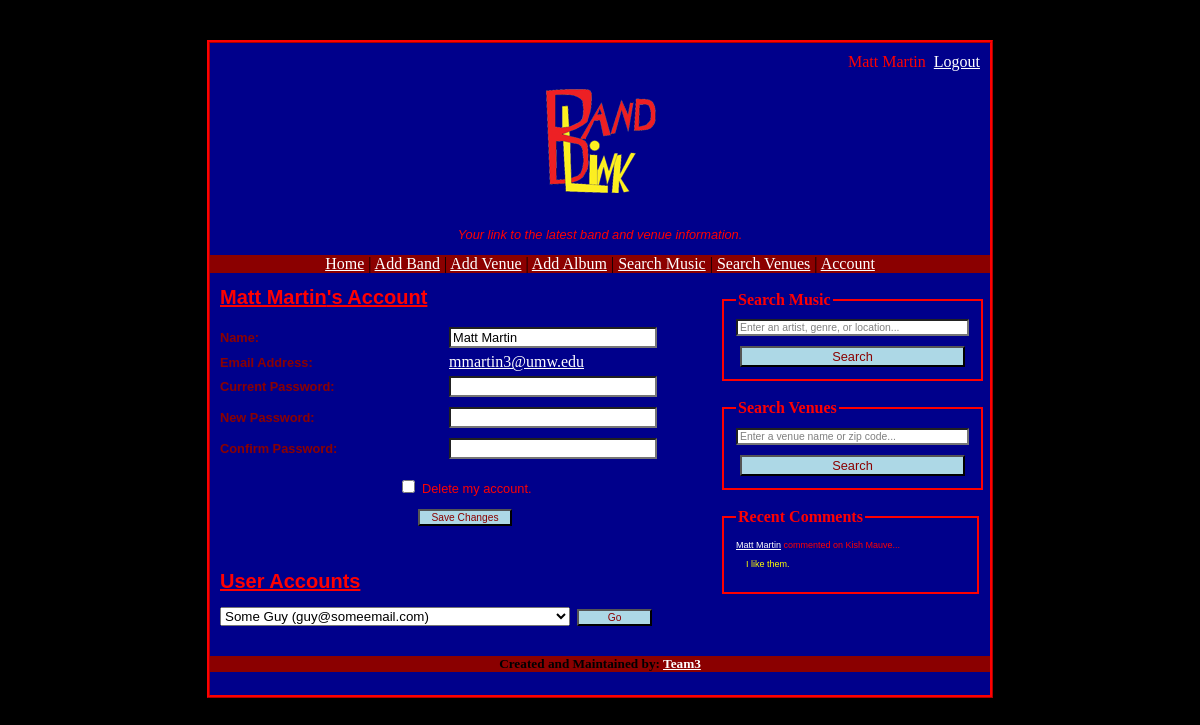
Screenshot of /account.php (signed in) with the database file from the repository.
### tables this page shows
CREATE TABLE IF NOT EXISTS `comments` (
  `id` int(11) NOT NULL AUTO_INCREMENT,
  `comment` blob NOT NULL,
  `date` date NOT NULL,
  `time` time NOT NULL,
  `reply` int(11) NOT NULL,
  `email` varchar(50) NOT NULL,
  `band_id` int(11) NOT NULL,
  `venue_id` int(11) NOT NULL,
  `track_id` int(11) NOT NULL,
  `album_id` int(11) NOT NULL,
  PRIMARY KEY (`id`),
  KEY `email` (`email`),
  KEY `band_id` (`band_id`),
  KEY `venue_id` (`venue_id`),
  KEY `track_id` (`track_id`),
  KEY `album_id` (`album_id`)
);

CREATE TABLE IF NOT EXISTS `users` (
  `name` varchar(40) NOT NULL,
  `email` varchar(50) NOT NULL,
  `password` varchar(100) NOT NULL,
  `admin` tinyint(4) NOT NULL,
  PRIMARY KEY (`email`)
);

CREATE TABLE IF NOT EXISTS `band` (
  `band_id` int(11) NOT NULL AUTO_INCREMENT,
  `bandName` varchar(30) NOT NULL,
  `bandCity` varchar(40) NOT NULL,
  `bandState` varchar(25) NOT NULL,
  `bandDescription` blob NOT NULL,
  `bandPhoto` varchar(100) NOT NULL,
  PRIMARY KEY (`band_id`),
  KEY `band_index` (`bandName`)
);

### session.php (called while the page is built, shortened)
<?php
$logged_in = isset($_SESSION['email']);
$is_admin = $logged_in && ($_SESSION['admin'] == 1);
?>

### account.php (the view, shortened to what this page needs)
<?php
include("session.php");
if ($is_admin) $user = $_GET['u'];
if (empty($user)) $user = $_SESSION['email'];
$is_owner = $user == $_SESSION['email'];
include ("db_connect.php");
?>
<!DOCTYPE html PUBLIC "-//W3C//DTD XHTML 1.0 Transitional//EN"
  "http://www.w3.org/TR/xhtml1/DTD/xhtml1-transitional.dtd">
<html xmlns="http://www.w3.org/1999/xhtml" xml:lang="en" lang="en">
<head>
  <link rel="stylesheet" type="text/css" href="style.css" />
</head>
<body>
<div id="wrap">
    <?php include("header.php"); ?>
	<div id="main">
	<h1><u><?php echo $_GET['name']; ?>'s Account</u></h1>
	<?php
	$name = $_GET['name'];
	$email = $_GET['email'];
	if (empty($email)) $email = $user;
	echo "<form method='post' action='updateaccount.php?u=$user'>";
	echo "<label for='name'>Name:</label> <input name='name' type='text' value='$name' />";
	echo "<label for='email'>Email Address:</label> ";
	echo "<a href='mailto:$email'>$email</a>";
	if ($is_owner) echo "<label for='currentpass'>Current Password:</label> <input name='currentpass' type='password' />";
	echo "<label for='password'>New Password:</label> <input name='password' type='password' />";
	echo "<label for='confirmpass'>Confirm Password:</label> <input name='confirmpass' type='password' />";
	echo "<p style='text-align:center;'><input name='delete' type='checkbox' value='1' /> Delete ";
	if ($is_owner) echo "my";
	else echo $name."'s";
	echo " account.</p>";
	echo "<p><input style='display:block; margin-left:auto; margin-right:auto;' ";
	echo "type='submit' value='  Save Changes  ' /></p>";
	echo "</form>\n";
	if ($is_admin)
	{
		$user_accounts = "<br /><h1><u>User Accounts</u></h1><form type='get' action='account.php'>";
		$user_accounts .= "<p><select style='width:350px;' name='u'>\n";
		$result = mysqli_query($db, "SELECT * FROM users WHERE admin = '0'");
		$count = 0;
		while ($row = mysqli_fetch_assoc($result))
		{
			$user_email = $row['email'];
			$description = $row['name']." ($user_email)";
			$user_accounts .= "<option value='$user_email'>$description</option>\n";
			++$count;
		}
		$user_accounts .= "\n</select>&nbsp;&nbsp;<input style='width:75px;' type='submit' value=' Go ' />";
		$user_accounts .= "</p></form><br />\n";
		if ($count > 0) echo $user_accounts;
	}
	?>
	</div>
	<?php include("projectSideBar.php"); ?>
</div>
</body>
</html>

### projectSideBar.php (shortened to what this page needs)
<?php
function search_panel($title, $id, $action, $msg)
{
	$style = "style=\"width:225px; display:block; margin-left:auto; margin-right:auto; color:gray; font-size:0.65em;\"";
	$on_focus = "onFocus=\"if (this.value == '$msg') { this.value = ''; } this.style.color = 'black';\"";
	$on_blur = "onBlur=\"if (this.value == '') { this.value = '$msg'; this.style.color = 'gray'; }\"";
	$searchbox = "<input $style $on_focus $on_blur id=\"$id\" name=\"q\" type=\"text\" value=\"$msg\" />";
	$style = "style=\"width:225px; display:block; margin:10px auto 2px auto;\"";
	$button = "<input $style type=\"submit\" value=\" Search \" />";
	$search_panel = "<br />\n";
	$search_panel .= "<fieldset style=\"border:2px solid red;\">\n";
	$search_panel .= "<legend style=\"color:red; font-weight:bold;\">$title</legend>\n";
	$search_panel .= "<form onSubmit=\"if (this.q.value == '$msg') this.q.value = ''\" ";
	$search_panel .= "method=\"get\" action=\"$action\">\n";
	$search_panel .= "$searchbox\n$button\n";
	$search_panel .= "</form>\n";
	$search_panel .= "</fieldset>\n";
	return $search_panel;
}
function recent_comments($num_comments)
{
	include("db_connect.php");
	$recent_comments = "<br />\n<fieldset style=\"border:2px solid red;\">\n";;
	$recent_comments .= "<legend style=\"color:red; font-weight:bold;\">Recent Comments</legend>\n";
	$query = "SELECT a.*, b.name FROM comments AS a NATURAL JOIN users AS b ORDER BY a.id DESC LIMIT $num_comments";
	$result = mysqli_query($db, $query);
	while ($row = mysqli_fetch_assoc($result))
	{
		$count = 0;
		$band = $row['band_id'];
		$venue = $row['venue_id'];
		$exists = false;
		if (!empty($band))
		{
			$result2 = mysqli_query($db, "SELECT * FROM band WHERE band_id = '$band'");
			while ($row2 = mysqli_fetch_assoc($result2))
			{
				$name = $row2['bandName'];
				$exists = true;
			}
		}
		if ($exists)
		{
			$recent_comments .= "<p style='font-size:xx-small;'><a href='comments.php?";
			if (!empty($band)) $recent_comments .= "band=$band";
			else if (!empty($venue)) $recent_comments .=  "venue=$venue";
			$recent_comments .=  "#".$row['id']."'>".$row['name']."</a> commented on $name";
			$recent_comments .=  "...<p style='width:219px; margin-left:10px; color:yellow; font-size:xx-small;'>\n";
			$recent_comments .= $row['comment']."\n</p>\n</p>\n";
		}
	}
	$recent_comments .= "</fieldset>\n";
	return $recent_comments;
}
echo "<div id=\"sidebar\">\n";
echo search_panel("Search Music", "searchBand", "musicsearch.php", "Enter an artist, genre, or location...");
echo search_panel("Search Venues", "searchVenue", "venuesearch.php", "Enter a venue name or zip code...");
echo recent_comments(5);
echo "<br /></div>\n";
?>

### style.css (style rules this page uses)
form label { display: inline-block; width: 225px; font-weight: bold; }
body { padding: 0; margin: 0; background-color: black; background-repeat: repeat-x; color: #000; text-align: center; }
A:link { color: white; }
#wrap { border-style: ridge; border-color: Red; width: 780px; margin-top: 40px; margin-right: auto; margin-left: auto; margin-bottom:40px; background: darkblue; }
#main { float: left; width: 490px; text-align: left; padding-left: 10px; background-color: darkblue; }
#sidebar { float: right; width: 250px; background: darkblue; text-align: left; padding-left: 10px; margin-right: 20px; }
#footer { clear: both; background: darkred; }
h1 { color: red; background-color: transparent; font-family: "Lucida Sans Unicode", "Lucida Grande", Sans-Serif; font-size: 20px; }
label { color: darkred; background-color: transparent; font-family: "Lucida Sans Unicode", "Lucida Grande", Sans-Serif; font-size: 0.8em; }
p { color: red; background-color: transparent; font-family: "Lucida Sans Unicode", "Lucida Grande", Sans-Serif; font-size: 0.8em; }
input { color: #039; background-color: transparent; font-family: "Lucida Sans Unicode", "Lucida Grande", Sans-Serif; font-size: 0.8em; }
input[type=text] { margin-top: 5px; margin-bottom: 5px; background-color: white; color: black; width: 200px; }
input[type=password] { margin-top: 5px; margin-bottom: 5px; background-color: white; color: black; width: 200px; }
input[type=submit] { background-color: lightblue; color: darkred; }

### rows the page displays
comments: users.name "Matt Martin", band.bandName "Kish Mauve", comment "I like them."

### other values shown
$_SESSION['name'] "Matt Martin"
$_GET['name'] "Matt Martin"
$email "mmartin3@umw.edu"
$title "Search Music Search Venues"
form field u "Some Guy (guy@someemail.com)"
